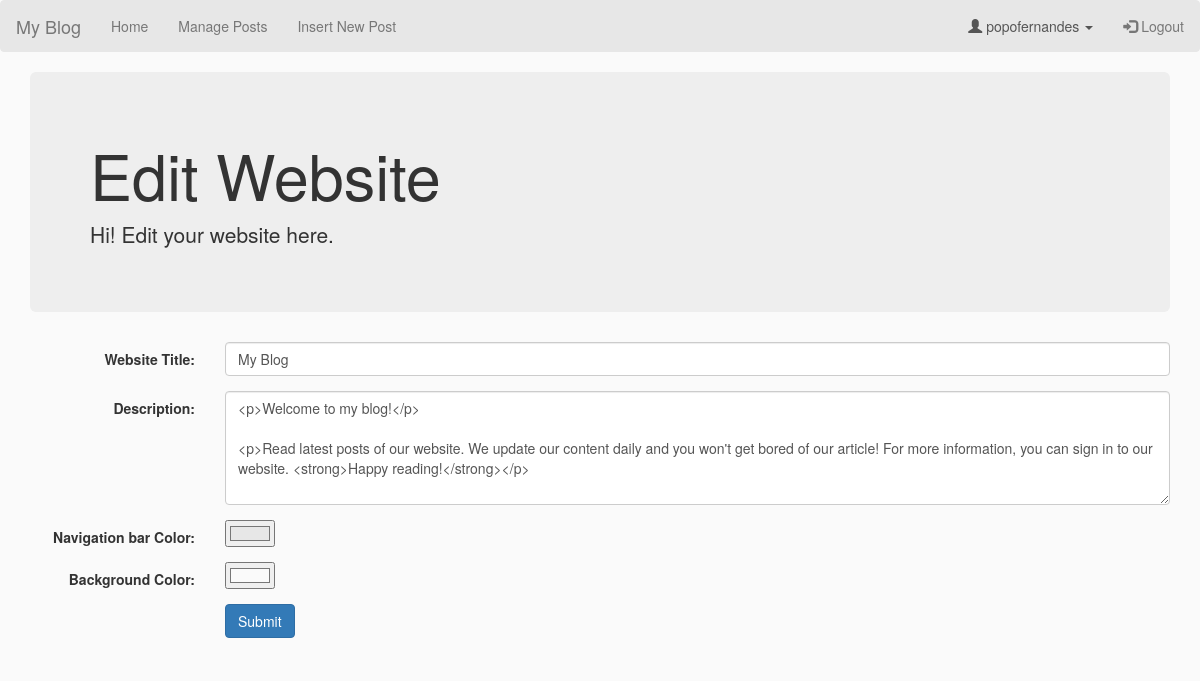
The app's page /editwebsite.php (signed in) with its own data.
### tables this page shows
CREATE TABLE `websetting` (
  `id` int(11) NOT NULL,
  `title` varchar(30) NOT NULL,
  `description` text NOT NULL,
  `navcolor` varchar(10) NOT NULL,
  `backcolor` varchar(10) NOT NULL
);

### editwebsite.php (the view, shortened to what this page needs)
<?php
	$host = "localhost";
	$user = "root";
	$password = "";
	$db = mysqli_connect($host, $user, $password, 'kodingusers');
	$query = "SELECT * FROM websetting WHERE `id` = 1";
	$resultSetting = mysqli_query($db, $query);
	$rowSetting = mysqli_fetch_assoc($resultSetting);
	if(!isset($_SESSION["username"])){
		header("Location: login.php");
	}
	else{
?>
<!DOCTYPE html>
<html>
<head>
	<link rel="stylesheet" href="https://maxcdn.bootstrapcdn.com/bootstrap/3.3.7/css/bootstrap.min.css">
	<link rel="stylesheet" type="text/css" href="css/style.css">
</head>
<body>
	<nav class="navbar navbar-default">
		<div class="container-fluid">
			<div class="navbar-header">
				<a class="navbar-brand" href="index.php"><?php echo $rowSetting['title']; ?></a>
			</div>
			<ul class="nav navbar-nav">
				<li><a href="index.php">Home</a></li>
				<?php
					if(isset($_SESSION["username"])){
						echo "<li><a href='manageposts.php'>Manage Posts</a></li>";
						echo "<li><a href='insertpost.php'>Insert New Post</a></li>";
					}
				?>
			</ul>
			<ul class="nav navbar-nav navbar-right">
				<?php
					if(isset($_SESSION["username"])){
						echo "<li class='dropdown active'><a><span class='glyphicon glyphicon-user'></span> " . $_SESSION["username"] . " <span class='caret'></span></a>";
						echo "</li>";
						echo "<li><a href='logout.php'><span class='glyphicon glyphicon-log-in'></span> Logout</a></li>";
					}
					else{
						echo "<li><a href='register.php'><span class='glyphicon glyphicon-user'></span> Sign Up</a></li>";
						echo "<li><a href='login.php'><span class='glyphicon glyphicon-log-in'></span> Login</a></li>";
					}
				?>
			</ul>
		</div>
	</nav>
	<div class="container">
		<div class="jumbotron">
			<h1>Edit Website</h1>
			<p>Hi! Edit your website here.</p>
		</div>
		<form class="form-horizontal" action="editwebsite.php" method="POST">
			<div class="form-group">
				<label class="control-label col-sm-2" for="title">Website Title:</label>
			    <div class="col-sm-10">
			    	<input type="text" class="form-control" name="title" placeholder="Enter website title" value="<?php echo $rowSetting['title']; ?>">
			    </div>
			</div>
			<div class="form-group">
				<label class="control-label col-sm-2" for="desc">Description:</label>
				<div class="col-sm-10">
					<textarea class="form-control" rows="5" name="desc" placeholder="Enter website description"><?php echo $rowSetting['description']; ?></textarea>
				</div>
			</div>
			<div class="form-group">
				<label class="control-label col-sm-2" for="desc">Navigation bar Color:</label>
				<div class="col-sm-10">
					<input type="color" name="navcolor" value="<?php echo $rowSetting['navcolor']; ?>">
				</div>
			</div>
			<div class="form-group">
				<label class="control-label col-sm-2" for="desc">Background Color:</label>
				<div class="col-sm-10">
					<input type="color" name="backcolor" value="<?php echo $rowSetting['backcolor']; ?>">
				</div>
			</div>
			<div class="form-group">
			    <div class="col-sm-offset-2 col-sm-10">
			    	<button type="submit" class="btn btn-primary" name="submit">Submit</button>
			    </div>
			</div>
		</form>
	</div>
</body>
</html>
<?php
}
?>

### records on screen
websetting: title "My Blog", desc "<p>Welcome to my blog!</p> <p>Read latest posts of our website. We update our content daily and you won't get bored of our article! For more information, you can sign in to our website. <strong>Happy reading!</strong></p>", navcolor "#e7e7e7", backcolor "#fafafa"

### other values on screen
$_SESSION["username"] "popofernandes"
